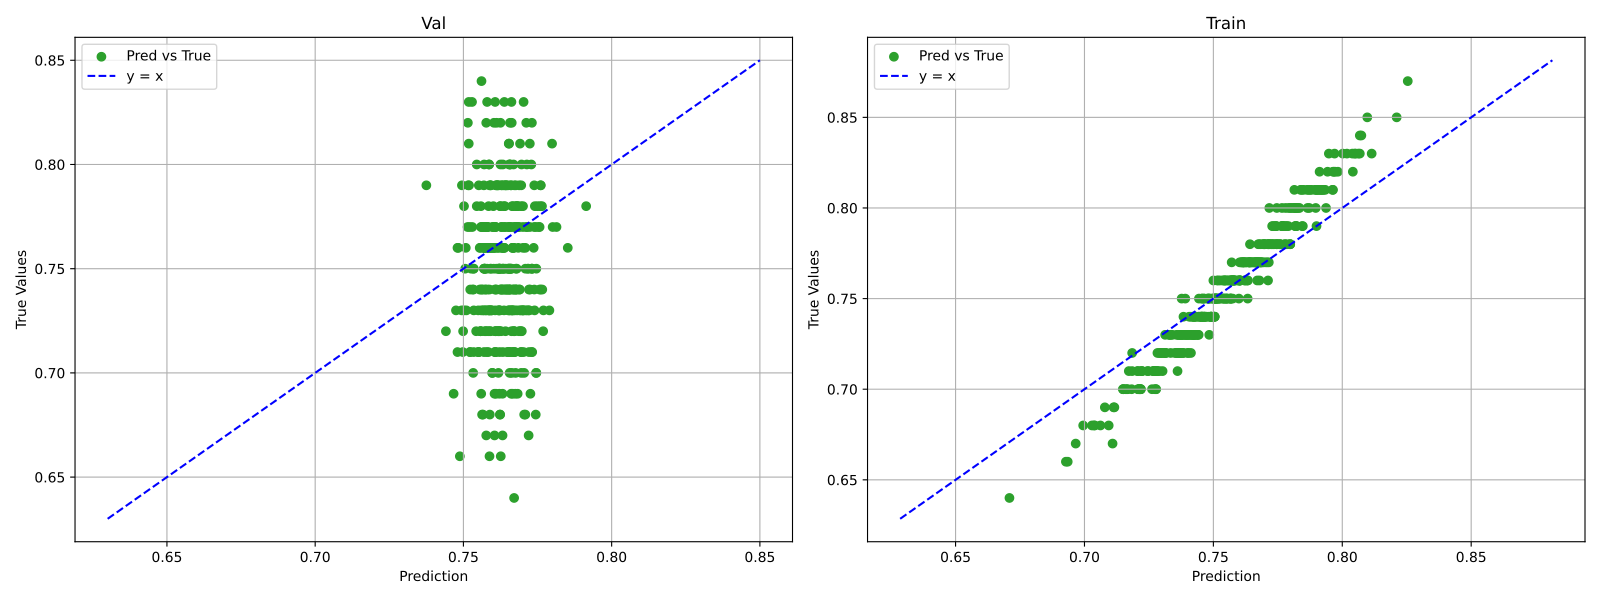

This figure's Python source:
import pandas as pd
import numpy as np

from sklearn.ensemble import RandomForestClassifier
from sklearn.svm import SVC
from sklearn.svm import LinearSVC
from sklearn.linear_model import LogisticRegression
from sklearn.linear_model import LinearRegression
from sklearn.compose import TransformedTargetRegressor
from sklearn.ensemble import ExtraTreesClassifier
from sklearn.ensemble import RandomForestRegressor

from sklearn.preprocessing import StandardScaler, MinMaxScaler, RobustScaler
from sklearn.neighbors import LocalOutlierFactor
from sklearn.ensemble import IsolationForest
from sklearn.neighbors import NearestNeighbors
from sklearn.feature_selection import SelectKBest, SelectPercentile, chi2, SelectFpr, SelectFromModel

from sklearn.impute import KNNImputer
from sklearn.experimental import enable_iterative_imputer
from sklearn.impute import IterativeImputer

from sklearn.base import BaseEstimator,TransformerMixin
from sklearn.preprocessing import QuantileTransformer

from sklearn.datasets import make_classification

from sklearn.model_selection import train_test_split

from sklearn.pipeline import Pipeline

from sklearn.impute import SimpleImputer
from sklearn.kernel_approximation import RBFSampler
import copy

import torch
import gpytorch
from gpytorch.models import ExactGP
from gpytorch.means import ConstantMean
from gpytorch.kernels import ScaleKernel, RBFKernel
from gpytorch.distributions import MultivariateNormal
from gpytorch.mlls import ExactMarginalLogLikelihood
import torch.nn.functional as F

import torch.nn as nn
import torch.optim as optim

from matplotlib import pyplot as plt
from sklearn.decomposition import PCA
from sklearn.preprocessing import OneHotEncoder

import warnings
warnings.filterwarnings("ignore", category=FutureWarning)
warnings.filterwarnings("ignore", category=UserWarning)

def preprocess_german(df, preprocess):
    # String to int for all attributes. Follow original code
    df['status'] = df['status'].map({'A11': 0, 'A12': 1, 'A13': 2, 'A14': 3}).astype(int) 
    df['savings'] = df['savings'].map({'A61': 0, 'A62': 1, 'A63': 2, 'A64': 3, 'A65': 4}).astype(int)

    df['credit_hist'] = df['credit_hist'].map({'A34': 0, 'A33': 1, 'A32': 2, 'A31': 3, 'A30': 4}).astype(int) # string -> int
    df['employment'] = df['employment'].map({'A71': 0, 'A72': 1, 'A73': 2, 'A74': 3, 'A75': 4}).astype(int)    
    df['gender'] = df['personal_status'].map({'A91': 1, 'A92': 0, 'A93': 1, 'A94': 1, 'A95': 0}).astype(int)
    df['job'] = df['job'].map({'A171': 0, 'A172': 1, 'A173': 2, 'A174': 3}).astype(int)
    df['install_plans'] = df['install_plans'].map({'A141': 1, 'A142': 1, 'A143': 0}).astype(int)
    
    if 'debtors' in df.columns: 
        df['debtors'] = df['debtors'].map({'A101': 0, 'A102': 1, 'A103': 2}).astype(int)     
    if 'property' in df.columns:
        df['property'] = df['property'].map({'A121': 3, 'A122': 2, 'A123': 1, 'A124': 0}).astype(int)        
    if 'telephone' in df.columns:
        df['telephone'] = df['telephone'].map({'A191': 0, 'A192': 1}).astype(int)
    if 'foreign_worker' in df.columns:
        df['foreign_worker'] = df['foreign_worker'].map({'A201': 1, 'A202': 0}).astype(int)

    if preprocess:
        # TODO: this part can also be trained!
        #df = pd.concat([df, pd.get_dummies(df['purpose'], prefix='purpose')],axis=1) # filtered out next
        #df = pd.concat([df, pd.get_dummies(df['housing'], prefix='housing')],axis=1)
        df.loc[(df['credit_amt'] <= 2000), 'credit_amt'] = 0 # df.loc[cond, col]=newvalue
        df.loc[(df['credit_amt'] > 2000) & (df['credit_amt'] <= 5000), 'credit_amt'] = 1
        df.loc[(df['credit_amt'] > 5000), 'credit_amt'] = 2    
        df.loc[(df['duration'] <= 12), 'duration'] = 0
        df.loc[(df['duration'] > 12) & (df['duration'] <= 24), 'duration'] = 1
        df.loc[(df['duration'] > 24) & (df['duration'] <= 36), 'duration'] = 2
        df.loc[(df['duration'] > 36), 'duration'] = 3
        df['age'] = df['age'].apply(lambda x : 1 if x >= 45 else 0) # 1 if old, 0 if young
    
    df = df.drop(columns=['purpose', 'personal_status', 'housing', 'credit']) 

    return df

# preprocess data
cols = ['status', 'duration', 'credit_hist', 'purpose', 'credit_amt', 'savings', 'employment',\
            'install_rate', 'personal_status', 'debtors', 'residence', 'property', 'age', 'install_plans',\
            'housing', 'num_credits', 'job', 'num_liable', 'telephone', 'foreign_worker', 'credit'] # raw cols
df = pd.read_table('german.data', names=cols, sep=" ", index_col=False)
subset_cols=['status', 'duration', 'credit_hist', 'purpose', 'credit_amt', 'savings', 'employment', 'age', 'install_plans',\
            'housing', 'num_credits', 'job', 'num_liable', 'personal_status','credit'] # filtered cols
df=df[subset_cols]
df['credit'] = df['credit'].replace(2, 0) # 1 Good, 2 Bad credit risk. binary classification: 0 bad 1 good
y = df['credit']
df = preprocess_german(df, True)


# 20% data to train original model
df_train_ori, df_rest, y_train_ori, y_rest = train_test_split(df, y, test_size=0.8, random_state=12) 
# train ori model
classifier = LogisticRegression() 
classifier.fit(df_train_ori, y_train_ori) 
print(f"Ori model train: {classifier.score(df_train_ori, y_train_ori):.4f} Ori model eval: {classifier.score(df_rest, y_rest):.4f}") 


def get_sample_points(df, y, classifier, nslice=400, nsample=100):
    rbf_lst = [] # X for training
    acc_lst = [] # y for training
    for i in range(nslice):
        df_slice = df.sample(n=nsample, random_state=i) 
        y_slice = y[df_slice.index]
        rbf_slice = np.vstack(df_slice['rbf'])
        df_slice = df_slice.drop(columns=['rbf']) # drop rbf feat from df

        acc = classifier.score(df_slice, y_slice)
        acc_lst.append(acc)
        rbf_lst.append(rbf_slice)
    return rbf_lst, acc_lst

# df to rbf emb
# TODO: fit on df_train, transform on df_eval
rbf_feature = RBFSampler(gamma=1, random_state=1, n_components=5) 
rbf_features = rbf_feature.fit_transform(df_rest) 
df_rest['rbf'] = [rbf_features[i] for i in range(rbf_features.shape[0])] # append rbf emb to df

# 40% data to train, 40% data to eval
df_train, df_eval, y_train, y_eval = train_test_split(df_rest, y_rest, test_size=0.5, random_state=12) 
rbf_lst_train, acc_lst_train = get_sample_points(df_train, y_train, classifier)
rbf_lst_eval, acc_lst_eval = get_sample_points(df_eval, y_eval, classifier)

# train RandomForest model
train_x = np.stack([np.mean(vector, axis=0) for vector in rbf_lst_train], axis=0)  # [nslice, nsample, nrbf] -> [nslice, nrbf]

# scaler is not necessary to train RandomForest!
#scaler = StandardScaler()
#train_x = scaler.fit_transform(train_x)
train_y = np.array(acc_lst_train)

# Initialize RandomForest model
rf_model = RandomForestRegressor(n_estimators=100, random_state=42)
rf_model.fit(train_x, train_y)

# start eval!
# eval on train
pred_train = rf_model.predict(train_x)
true_train = train_y
max_pred_train_index = np.argmax(pred_train)
min_pred_train_index = np.argmin(pred_train)
max_train_x = train_x[max_pred_train_index]
min_train_x = train_x[min_pred_train_index]
print(f"train pred max: {max_train_x.tolist()}")
print(f"train pred min: {min_train_x.tolist()}")

max_true_train_index = np.argmax(true_train)
min_true_train_index = np.argmin(true_train)
max_true_train_x = train_x[max_true_train_index]
min_true_train_x = train_x[min_true_train_index]
print(f"train true max: {max_true_train_x.tolist()}")
print(f"train true min: {min_true_train_x.tolist()}")

# eval on eval
val_x = np.stack([np.mean(vector, axis=0) for vector in rbf_lst_eval], axis=0)  # [nslice, nsample, nrbf] -> [nslice, nrbf]
#val_x = scaler.transform(val_x)

pred = rf_model.predict(val_x)
true = np.array(acc_lst_eval)
max_pred_index = np.argmax(pred)
min_pred_index = np.argmin(pred)
max_x = val_x[max_pred_index]
min_x = val_x[min_pred_index]
print(f"eval pred max: {max_x.tolist()}")
print(f"eval pred min: {min_x.tolist()}")

max_true_index = np.argmax(true)
min_true_index = np.argmin(true)
max_true_x = val_x[max_true_index]
min_true_x = val_x[min_true_index]
print(f"eval true max: {max_true_x.tolist()}")
print(f"eval true min: {min_true_x.tolist()}")

# visualize val
fig, (ax5, ax6) = plt.subplots(1, 2, figsize=(16, 6))
ax5.scatter(pred, true, marker='o', color='tab:green', label='Pred vs True')
min_val = min(ax5.get_xlim()[0], ax5.get_ylim()[0])
max_val = max(ax5.get_xlim()[1], ax5.get_ylim()[1])
ax5.plot([min_val, max_val], [min_val, max_val], color='blue', linestyle='--', label='y = x')
ax5.set_xlabel('Prediction')
ax5.set_ylabel('True Values')
ax5.grid(True)
ax5.legend(loc='upper left')
ax5.set_title('Val')

# visualize train
ax6.scatter(pred_train, true_train, marker='o', color='tab:green', label='Pred vs True')
min_val = min(ax6.get_xlim()[0], ax6.get_ylim()[0])
max_val = max(ax6.get_xlim()[1], ax6.get_ylim()[1])
ax6.plot([min_val, max_val], [min_val, max_val], color='blue', linestyle='--', label='y = x')
ax6.set_xlabel('Prediction')
ax6.set_ylabel('True Values')
ax6.grid(True)
ax6.legend(loc='upper left')
ax6.set_title('Train')

plt.tight_layout()
plt.show()
plt.savefig("rf-nhid5.pdf", format="pdf")
